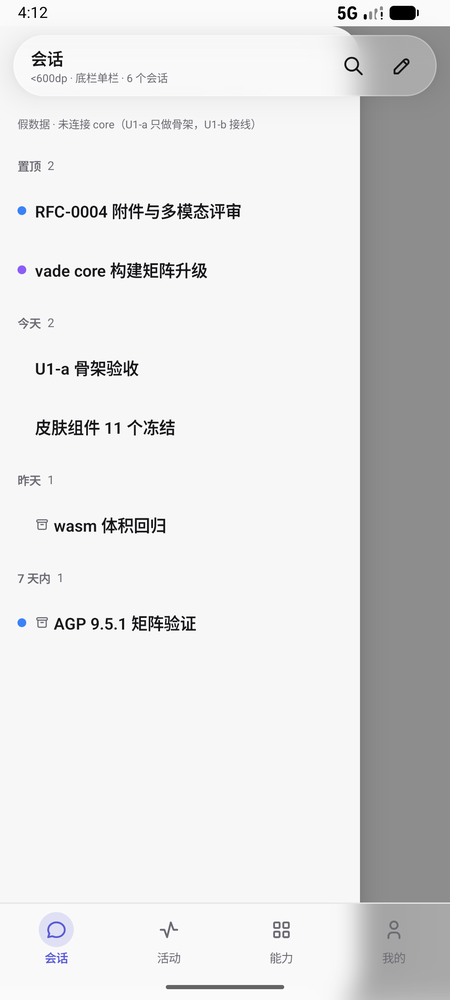
#> input picture shots/g-route-transition/01-drawer-open.png, 450 x 1000 px, shrunk from 1080 x 2400 before the run
$ python motion-metrics.py ../shots/g-route-transition/01-drawer-open.png
#> lines starting #> are read from the running program, lines starting #| are printed output that depends on the picture
"""Objective metrics for the §11 motion-blur probe frames.

Three numbers per image, all computed on the *list* region only:

  lap_var  — variance of the 4-neighbour Laplacian. Sharp edges → large, blur → ~0.
  gx       — mean squared horizontal gradient (∂I/∂x, Sobel). Driven by vertical strokes: the
             left/right sides of glyph stems.
  gy       — mean squared vertical gradient (∂I/∂y, Sobel). Driven by horizontal edges: the
             top/bottom of strokes and the horizontal bars of a glyph.

A blur applied mostly along Y destroys horizontal edges (gy collapses) while leaving the
vertical stem sides comparatively intact (gx stays relatively high). Isotropic blur kills both.
So the diagnostic is the *ratio* gy/gx, which is scale-free: it drops for a directional blur and
rises for an isotropic one, regardless of how much total energy was lost.

The region is auto-detected because a PrintWindow capture includes the OS title bar and the HUD
column — both are sharp in every frame and would dilute (or invert) the result. Detection uses
the colours from MotionProbe.kt: the list background is 0xFF101114, the HUD background is
0xFF17191E, and the title bar is light.
"""
import sys
from pathlib import Path

import numpy as np
from PIL import Image

HUD_BG = (0x17, 0x19, 0x1E)

# Inset past the window frame and the list's own 12dp content padding edge.
INSET = 8


def detect_region(rgb):
    """Return (y0, y1, x0, x1) of the list area: below the title bar, left of the HUD."""
    h, w, _ = rgb.shape
    mid = w // 2

    # Title bar: the first row whose mid-column pixel is dark is the first content row.
    y0 = 0
    for y in range(h):
        if int(rgb[y, mid].max()) < 0x40:
            y0 = y
            break

    # Bottom: the last row that is not the black window border.
    y1 = h
    for y in range(h - 1, y0, -1):
        if int(rgb[y, mid].max()) >= 0x30:
            y1 = y + 1
            break

    # HUD left edge: near the bottom the HUD is one flat block of HUD_BG.
    probe = rgb[max(y1 - 8, y0)]
    x1 = w
    for x in range(w - 1, 0, -1):
        px = probe[x]
        if not all(abs(int(px[i]) - HUD_BG[i]) <= 1 for i in range(3)):
            x1 = x + 1
            break

    return y0 + INSET, y1 - INSET, INSET, x1 - INSET


def load(path):
    rgb = np.asarray(Image.open(path).convert("RGB"), dtype=np.int16)
    y0, y1, x0, x1 = detect_region(rgb)
    gray = np.asarray(Image.open(path).convert("L"), dtype=np.float64)[y0:y1, x0:x1]
    return gray, (y0, y1, x0, x1)


def sobel(g):
    """Separable Sobel, edges replicated so the border does not fake a gradient."""
    p = np.pad(g, 1, mode="edge")
    gx = (p[:-2, 2:] + 2 * p[1:-1, 2:] + p[2:, 2:]) - (p[:-2, :-2] + 2 * p[1:-1, :-2] + p[2:, :-2])
    gy = (p[2:, :-2] + 2 * p[2:, 1:-1] + p[2:, 2:]) - (p[:-2, :-2] + 2 * p[:-2, 1:-1] + p[:-2, 2:])
    return gx / 8.0, gy / 8.0


def laplacian_var(g):
    p = np.pad(g, 1, mode="edge")
    lap = p[:-2, 1:-1] + p[2:, 1:-1] + p[1:-1, :-2] + p[1:-1, 2:] - 4 * g
    return float(lap.var())


def measure(path):
    g, region = load(path)
#> in detect_region, `probe = rgb[max(y1 - 8, y0)]`: probe = 450 rows, first 8: [250, 250, 251], [250, 250, 251], [250, 250, 251], [250, 250, 251], [250, 250, 251], [250, 250, 251], [250, 250, 251], [250, 250, 251]
#> the loop in detect_region, `for x in range(w - 1, 0, -1):` made 1 pass
#> px on pass 1: [176, 176, 176]
#> in load, `y0, y1, x0, x1 = detect_region(rgb)`: y0 = 8; y1 = 992; x0 = 8; x1 = 442
#> in load, `gray = np.asarray(Image.open(path).convert("L"), dtype=np.float64)[y0:..`:
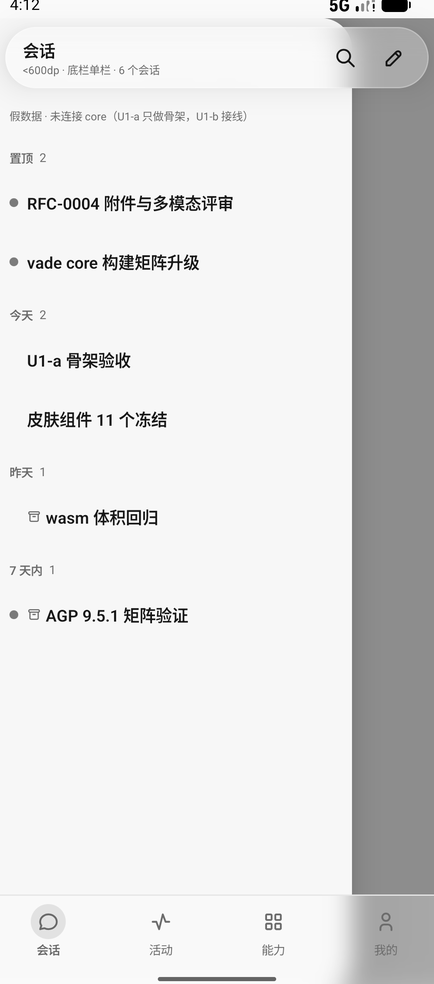
#> gray: shape (984, 434) float64; min 0, max 255, mean 223.7
    gx, gy = sobel(g)
    ex = float((gx ** 2).mean())
    ey = float((gy ** 2).mean())
    return {
        "path": path,
        "region": f"{g.shape[1]}x{g.shape[0]}",
        "bounds": region,
        "lap_var": laplacian_var(g),
        "gx": ex,
        "gy": ey,
        "ratio": ey / ex if ex > 0 else float("nan"),
    }


def main(paths):
    rows = [measure(p) for p in paths]
#> in measure, `g, region = load(path)`: region = (8, 992, 8, 442)
#> in sobel, `p = np.pad(g, 1, mode="edge")`:
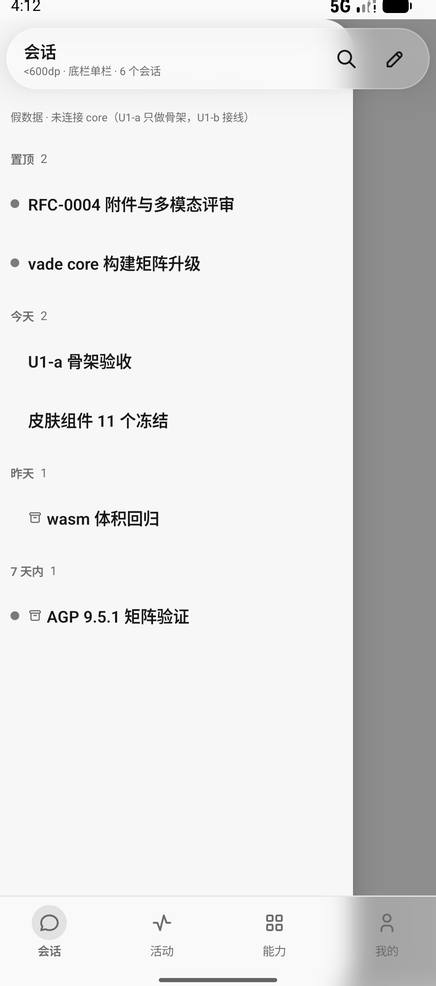
#> p: shape (986, 436) float64; min 0, max 255, mean 223.6
#> in sobel, `gx = (p[:-2, 2:] + 2 * p[1:-1, 2:] + p[2:, 2:]) - (p[:-2, :-2] + 2 * p..`:
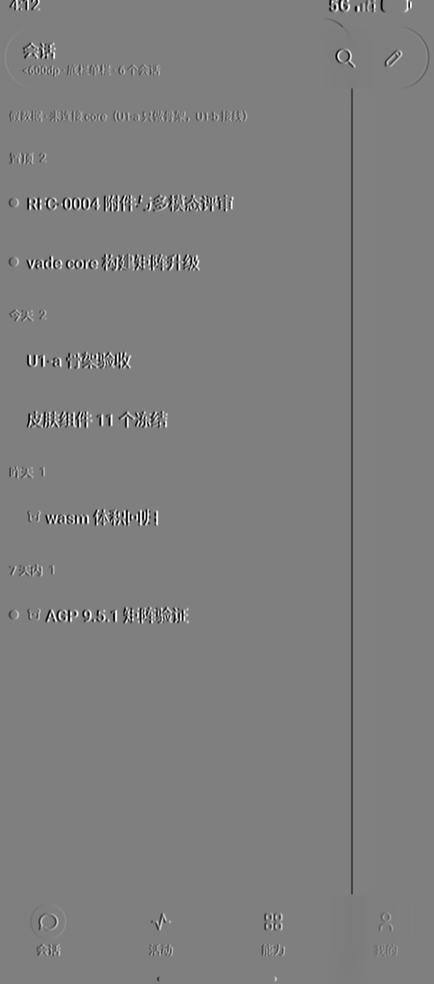
#> gx: shape (984, 434) float64; min -1020, max 1020, mean -1.9; drawn with min black and max white
#> in sobel, `gy = (p[2:, :-2] + 2 * p[2:, 1:-1] + p[2:, 2:]) - (p[:-2, :-2] + 2 * p..`:
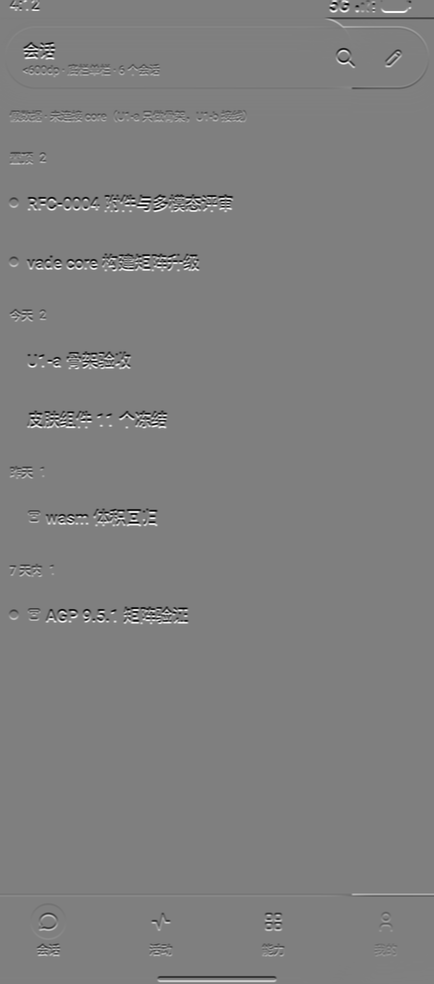
#> gy: shape (984, 434) float64; min -1020, max 1020, mean 0.1; drawn with min black and max white
#> in measure, `ex = float((gx ** 2).mean())`: ex = 135.8
#> in measure, `ey = float((gy ** 2).mean())`: ey = 113.3
#> in laplacian_var, `lap = p[:-2, 1:-1] + p[2:, 1:-1] + p[1:-1, :-2] + p[1:-1, 2:] - 4 * g`:
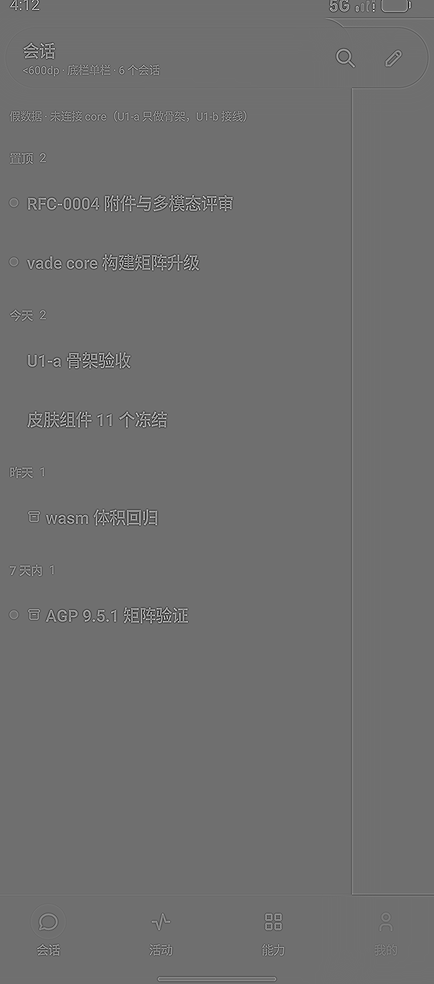
#> lap: shape (984, 434) float64; min -581, max 743, mean 0; drawn with min black and max white
#> rows = 1 item
    print(f"{'file':22s} {'region':>10s} {'bounds y0,y1,x0,x1':>22s} {'lap_var':>10s} "
          f"{'gx(horiz)':>10s} {'gy(vert)':>10s} {'gy/gx':>7s}")
    for r in rows:
        print(
            f"{Path(r['path']).name:22s} {r['region']:>10s} {str(r['bounds']):>22s} "
            f"{r['lap_var']:10.2f} {r['gx']:10.2f} {r['gy']:10.2f} {r['ratio']:7.3f}"
        )
#> this loop made 1 pass
#| 01-drawer-open.png        434x984       (8, 992, 8, 442)    1700.17     135.85     113.32   0.834
    if len(rows) >= 2:
        base = rows[0]
        print("\nrelative to the first row (fraction of the sharp baseline):")
        print(f"{'file':22s} {'lap':>7s} {'gx':>7s} {'gy':>7s} {'(gy/gx) rel':>13s}")
        for r in rows:
            print(
                f"{Path(r['path']).name:22s} "
                f"{r['lap_var'] / base['lap_var']:7.4f} "
                f"{r['gx'] / base['gx']:7.4f} "
                f"{r['gy'] / base['gy']:7.4f} "
                f"{r['ratio'] / base['ratio']:13.3f}"
            )


if __name__ == "__main__":
    main(sys.argv[1:])

$ run again, on shots/g-route-transition/04-selected-accent-block-zoom.png
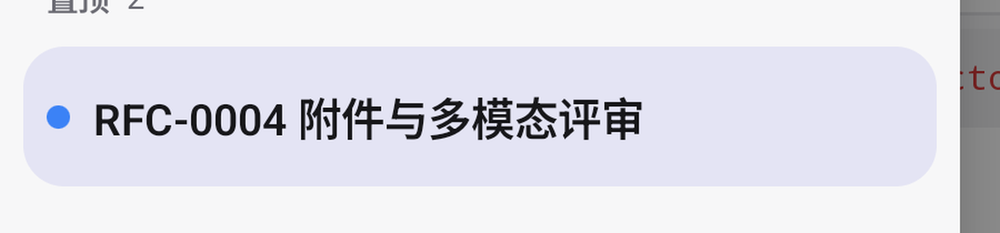
#> input picture shots/g-route-transition/04-selected-accent-block-zoom.png, 1000 x 233 px, shrunk from 1800 x 420 before the run
#> probe = 1000 rows, first 8: [247, 247, 248], [247, 247, 248], [247, 247, 248], [247, 247, 248], [247, 247, 248], [247, 247, 248], [247, 247, 248], [247, 247, 248]
#> the loop in detect_region, `for x in range(w - 1, 0, -1):` made 1 pass
#> px on pass 1: [137, 137, 137]
#> in load, `y0, y1, x0, x1 = detect_region(rgb)`: y0 = 109; y1 = 225; x0 = 8; x1 = 992
#> in load, `gray = np.asarray(Image.open(path).convert("L"), dtype=np.float64)[y0:..`:
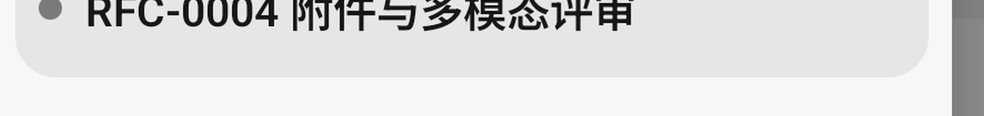
#> gray: shape (116, 984) float64; min 0, max 255, mean 221
#> region = (109, 225, 8, 992)
#> ex = 236.1
#> ey = 172.1
#> in laplacian_var, `lap = p[:-2, 1:-1] + p[2:, 1:-1] + p[1:-1, :-2] + p[1:-1, 2:] - 4 * g`:
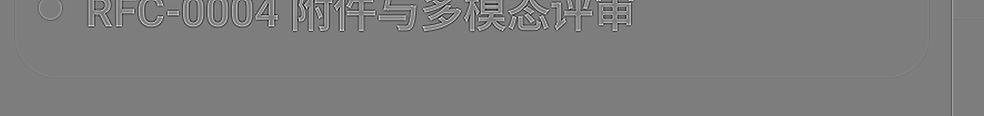
#> lap: shape (116, 984) float64; min -323, max 332, mean 0; drawn with min black and max white
#> rows = 1 item
#> the loop in main, `for r in rows:` made 1 pass
#| 04-selected-accent-block-zoom.png    984x116     (109, 225, 8, 992)     877.81     236.13     172.15   0.729
